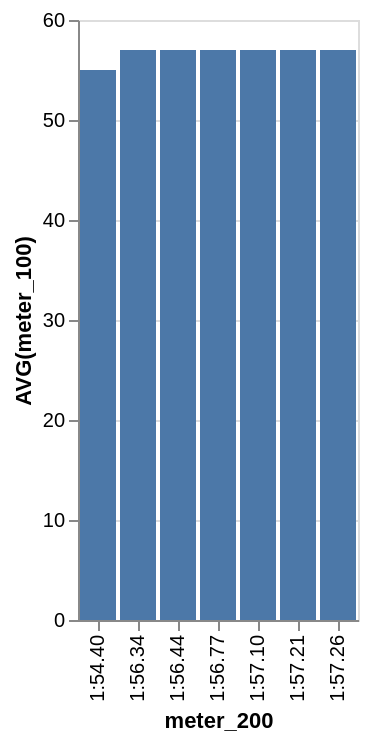

The Vega-Lite source for this figure:
### Vega-Lite specification from a JSON file in a GitHub repository (floating-point values rounded to 4 significant figures)
{"data": {"values": [{"x_data": "1:54.40", "y_data": 55}, {"x_data": "1:56.34", "y_data": 57}, {"x_data": "1:56.44", "y_data": 57}, {"x_data": "1:56.77", "y_data": 57}, {"x_data": "1:57.10", "y_data": 57}, {"x_data": "1:57.21", "y_data": 57}, {"x_data": "1:57.26", "y_data": 57}]}, "mark": "bar", "encoding": {"x": {"field": "x_data", "type": "nominal", "title": "meter_200", "sort": "ascending"}, "y": {"field": "y_data", "type": "quantitative", "title": "AVG(meter_100)"}}}
